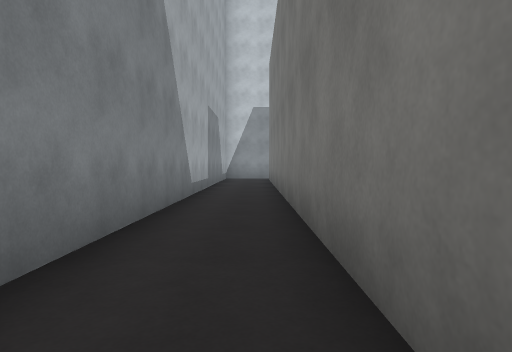
[1] (above)

20 first-person views from a walk through a Unity game level. The camera is 1.2 m above the floor, tilts 2° down and sees 75° across. The floor is counted in squares, 2 m on a side. Each view is taken from the middle of a square. On the plan, view 1 faces up. The plan holds only what a view shows up to about 10 squares ahead; the rest is blank. The place goes on beyond the plan. The player character is not drawn. Surface patterns are stand-ins for the level's own textures.

[2]
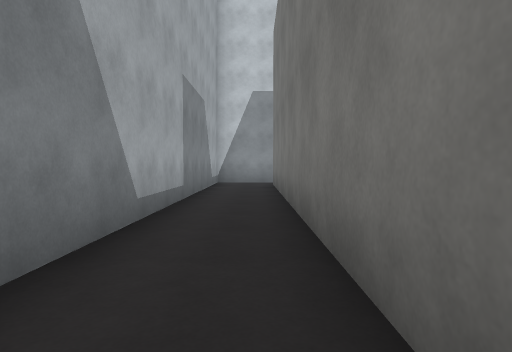

[3]
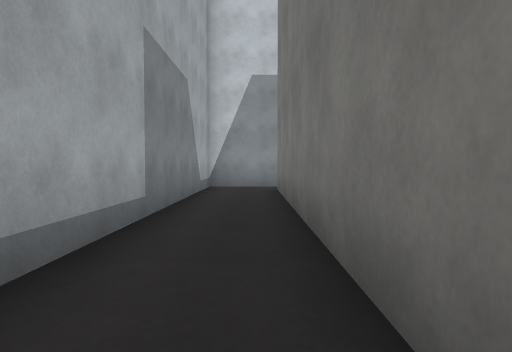

[4]
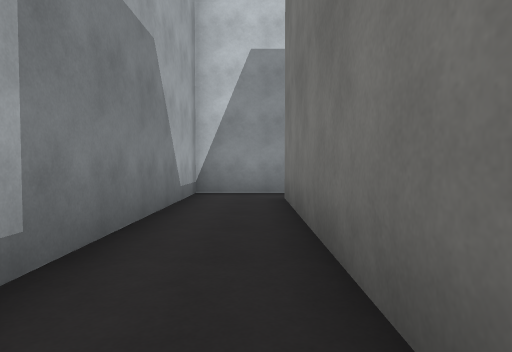

[5]
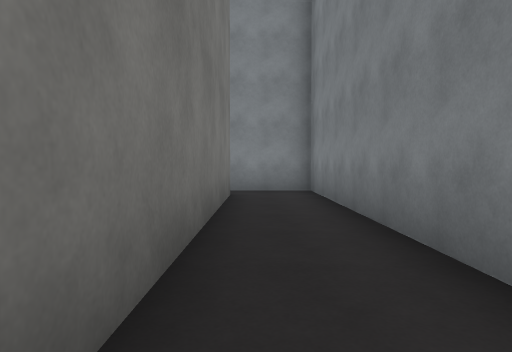

[6]
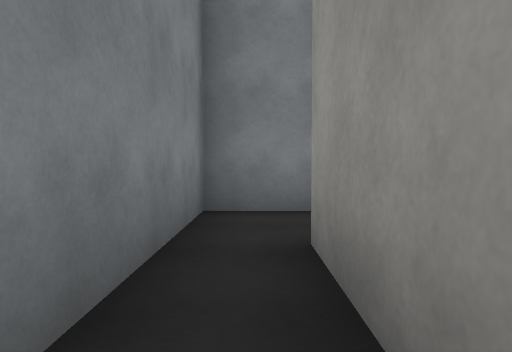

[7]
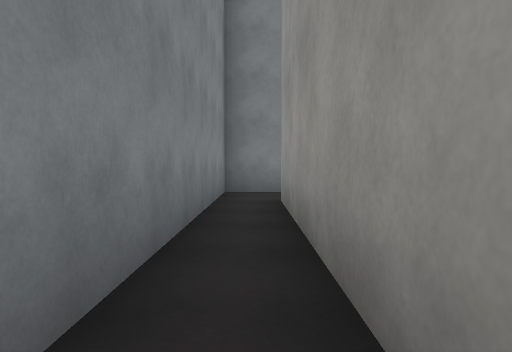

[8]
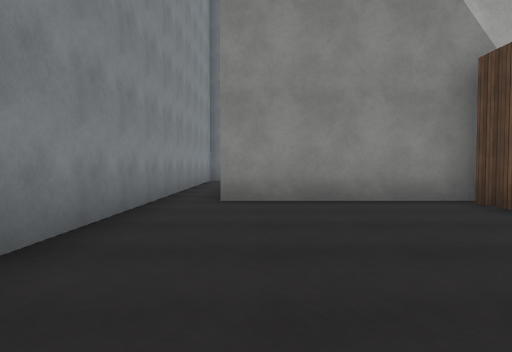

[9]
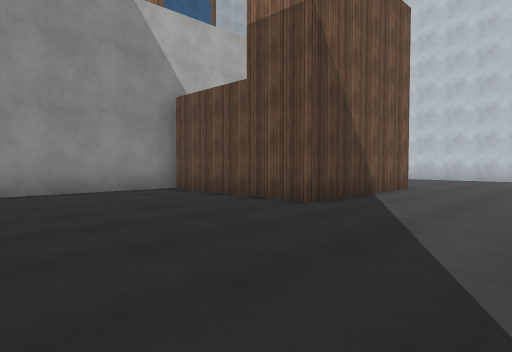

[10]
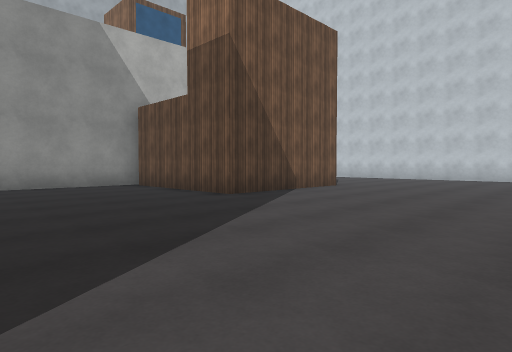

[11]
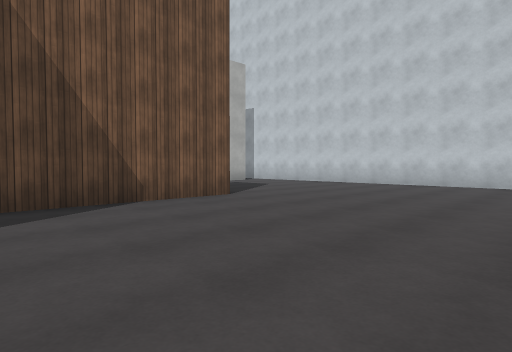

[12]
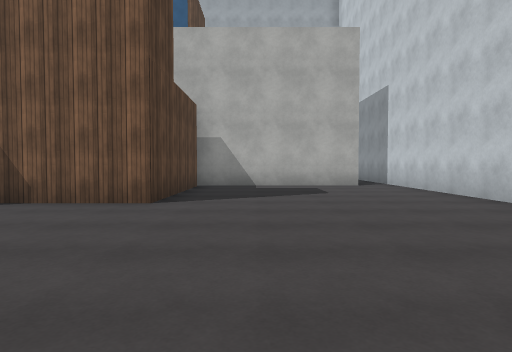

[13]
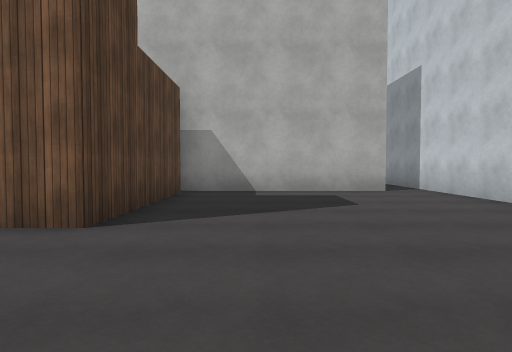

[14]
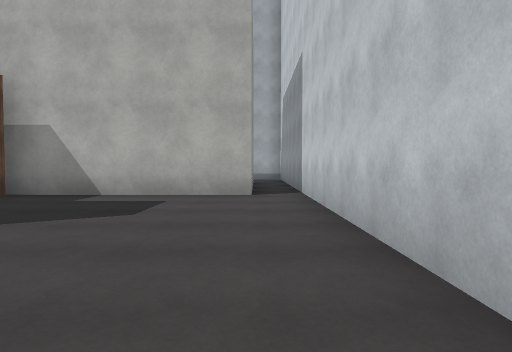

[15]
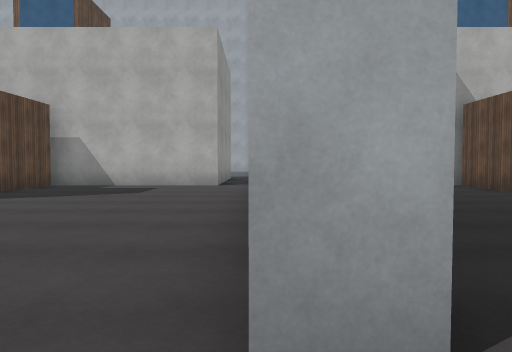

[16]
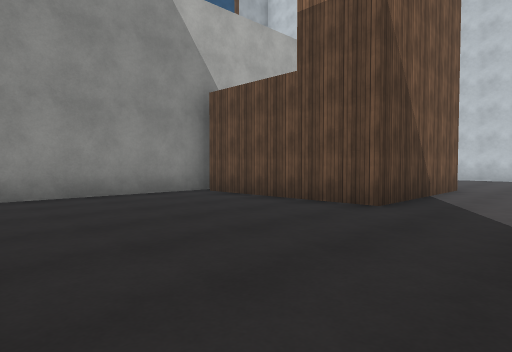

[17]
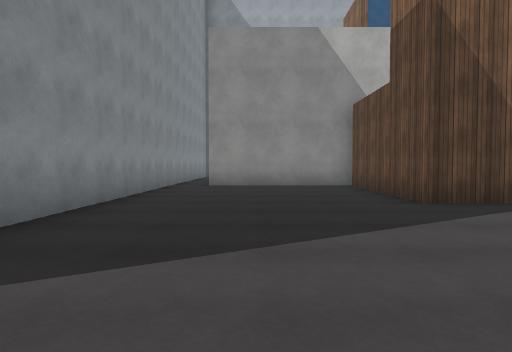

[18]
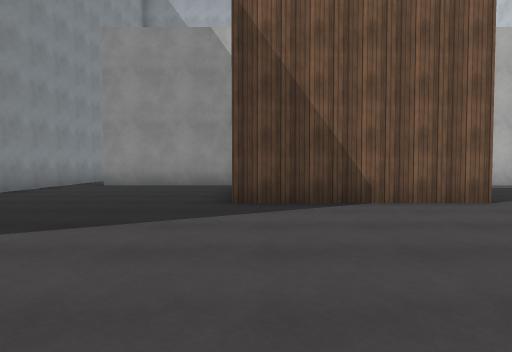

[19]
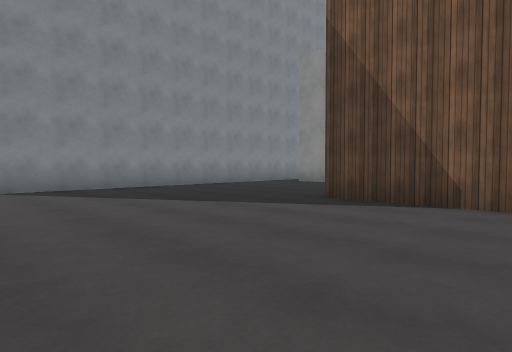

[20]
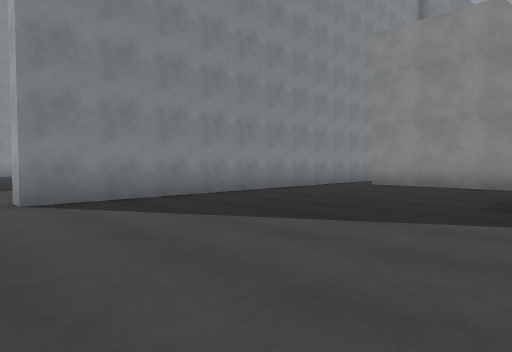

### Floor plan
Points are (right, up) in squares from view 1. A wall is a line through its corners. A room is listed if a view was taken in it or the views show most of it. See-through windows are left out.
Room 1 (views 1, 2, 3, 4, 5, 6)
walls: (5.5, 0.4) (0.5, 0.4) (0.5, 13); (0.6, 14) (-1.3, 14) (-1.3, -0.7) (5.6, -0.7)
ways out: opening at (5, 0) to room 2
Room 2 (views 7, 8, 9, 10, 11, 12, 13, 14, 20)
walls: (5.5, 4.8) (5.5, 0.4); (5.8, 8.4) (9.9, 8.4) (9.9, 4.4) (5.8, 4.4); (13.8, 14) (2.1, 14); (5.6, -0.7) (14, -0.7) (14, -1.2); (5.5, 12.9) (5.5, 8)
ways out: opening at (5, 0) to room 1; opening at (15, 14) to room 3
Room 3 (views 15, 16, 17, 18, 19)
walls: (9.9, 23.5) (9.9, 19.6) (5.8, 19.6); (5.5, 20) (5.5, 15.6); (5, 14.6) (14, 14.6) (14, 13.9)
ways out: opening at (15, 14) to room 2; opening at (5, 15)

Where each view was taken, in squares from view 1:
view 1: 0 up, 0 right, facing up
view 2: 3 up, 0 right, facing up
view 3: 5 up, 0 right, facing up
view 4: 7 up, 0 right, facing up
view 5: 7 up, 0 right, facing down
view 6: 0 up, 3 right, facing left
view 7: 0 up, 6 right, facing left
view 8: 1 up, 11 right, facing left
view 9: 0 up, 13 right, facing up-left
view 10: 0 up, 15 right, facing up-left
view 11: 4 up, 15 right, facing up-left
view 12: 10 up, 15 right, facing left
view 13: 10 up, 13 right, facing left
view 14: 13 up, 12 right, facing left
view 15: 14 up, 15 right, facing left
view 16: 15 up, 12 right, facing up-left
view 17: 17 up, 15 right, facing left
view 18: 20 up, 15 right, facing left
view 19: 23 up, 15 right, facing down-left
view 20: 5 up, 15 right, facing down-left
